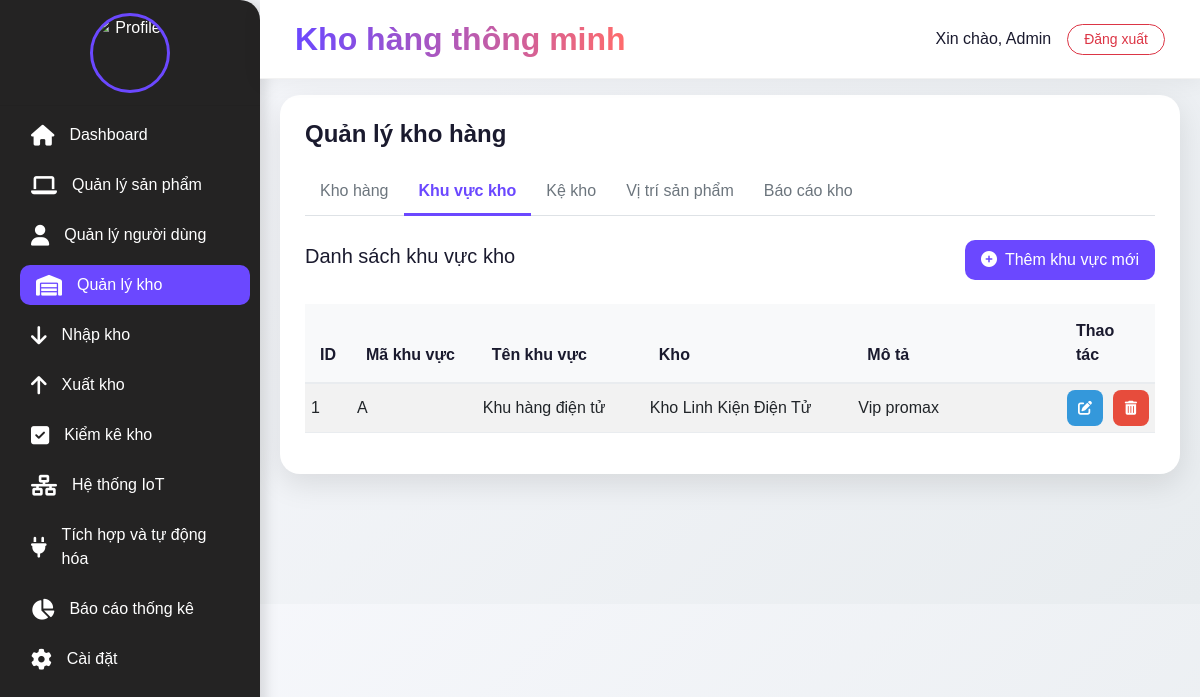
/admin.php?option=kho&tab=khu_vuc (signed in), run on the app's committed database.
### tables this page shows
CREATE TABLE `warehouse_zones` (
  `zone_id` int(11) NOT NULL,
  `warehouse_id` int(11) NOT NULL,
  `zone_code` varchar(10) NOT NULL,
  `zone_name` varchar(100) DEFAULT NULL,
  `description` text DEFAULT NULL,
  `created_at` timestamp NOT NULL DEFAULT current_timestamp()
);

CREATE TABLE `warehouses` (
  `warehouse_id` int(11) NOT NULL,
  `warehouse_name` varchar(100) NOT NULL,
  `address` text DEFAULT NULL,
  `contact_person` varchar(100) DEFAULT NULL,
  `contact_phone` varchar(20) DEFAULT NULL,
  `created_at` timestamp NOT NULL DEFAULT current_timestamp(),
  `updated_at` timestamp NOT NULL DEFAULT current_timestamp() ON UPDATE current_timestamp()
);

### views/kho.php (the view, shortened to what this page needs)
<?php
$tab = isset($_GET['tab']) ? $_GET['tab'] : 'kho';
?>
<div class="function-container">
    <h4 class="page-title">Quản lý kho hàng</h4>
    <ul class="nav nav-tabs mb-4">
        <li class="nav-item">
            <a class="nav-link <?php echo ($tab == 'kho') ? 'active' : ''; ?>" href="?option=kho&tab=kho">Kho hàng</a>
        </li>
        <li class="nav-item">
            <a class="nav-link <?php echo ($tab == 'khu_vuc') ? 'active' : ''; ?>" href="?option=kho&tab=khu_vuc">Khu vực kho</a>
        </li>
        <li class="nav-item">
            <a class="nav-link <?php echo ($tab == 'ke') ? 'active' : ''; ?>" href="?option=kho&tab=ke">Kệ kho</a>
        </li>
        <li class="nav-item">
            <a class="nav-link <?php echo ($tab == 'vi_tri') ? 'active' : ''; ?>" href="?option=kho&tab=vi_tri">Vị trí sản phẩm</a>
        </li>
        <li class="nav-item">
            <a class="nav-link <?php echo ($tab == 'bao_cao') ? 'active' : ''; ?>" href="?option=kho&tab=bao_cao">Báo cáo kho</a>
        </li>
    </ul>
    <div class="tab-content">
        <?php if ($tab == 'kho'): ?>
            <div class="tab-pane active">
                <div class="d-flex justify-content-between align-items-center mb-4">
                    <h5>Danh sách kho hàng</h5>
                    <button type="button" class="btn btn-add" data-bs-toggle="modal" data-bs-target="#addWarehouseModal">
                        <i class="fas fa-plus-circle me-2"></i>Thêm kho mới
                    </button>
                </div>
                <div class="table-responsive">
                    <table class="data-table table table-striped table-hover">
                        <thead>
                            <tr>
                                <th width="5%">ID</th>
                                <th width="20%">Tên kho</th>
                                <th width="35%">Địa chỉ</th>
                                <th width="15%">Người liên hệ</th>
                                <th width="15%">Số điện thoại</th>
                                <th width="10%">Thao tác</th>
                            </tr>
                        </thead>
                        <tbody>
                            <?php
                            $sql = "SELECT * FROM warehouses ORDER BY warehouse_id DESC";
                            $result = $conn->query($sql);
                            if ($result->num_rows > 0) {
                                while ($row = $result->fetch_assoc()) {
                                    echo "<tr>
                                            <td>{$row['warehouse_id']}</td>
                                            <td>{$row['warehouse_name']}</td>
                                            <td>{$row['address']}</td>
                                            <td>{$row['contact_person']}</td>
                                            <td>{$row['contact_phone']}</td>
                                            <td>
                                                <div class='action-buttons'>
                                                    <button class='btn btn-edit' onclick='editWarehouse({$row['warehouse_id']})'
                                                        data-id='{$row['warehouse_id']}'
                                                        data-name='{$row['warehouse_name']}'
                                                        data-address='{$row['address']}'
                                                        data-contact='{$row['contact_person']}'
                                                        data-phone='{$row['contact_phone']}'>
                                                        <i class='fas fa-edit'></i>
                                                    </button>
                                                    <button class='btn btn-delete' onclick='confirmDelete({$row['warehouse_id']}, \"warehouse\")'>
                                                        <i class='fas fa-trash-alt'></i>
                                                    </button>
                                                </div>
                                            </td>
                                          </tr>";
                                }
                            } else {
                                echo "<tr><td colspan='6' class='text-center'>Không có dữ liệu kho hàng</td></tr>";
                            }
                            ?>
                        </tbody>
                    </table>
                </div>
                <div class="modal fade" id="addWarehouseModal" tabindex="-1" aria-hidden="true">
                    <div class="modal-dialog">
                        <div class="modal-content">
                            <div class="modal-header">
                                <h5 class="modal-title">Thêm kho mới</h5>
                                <button type="button" class="btn-close" data-bs-dismiss="modal" aria-label="Close"></button>
                            </div>
                            <div class="modal-body">
                                <form method="post" id="addWarehouseForm">
                                    <div class="form-group mb-3">
                                        <label for="warehouse_name">Tên kho <span class="text-danger">*</span></label>
                                        <input type="text" class="form-control" id="warehouse_name" name="warehouse_name" required>
                                    </div>
                                    <div class="form-group mb-3">
                                        <label for="address">Địa chỉ</label>
                                        <textarea class="form-control" id="address" name="address" rows="2"></textarea>
                                    </div>
                                    <div class="form-group mb-3">
                                        <label for="contact_person">Người liên hệ</label>
                                        <input type="text" class="form-control" id="contact_person" name="contact_person">
                                    </div>
                                    <div class="form-group mb-3">
                                        <label for="contact_phone">Số điện thoại</label>
                                        <input type="text" class="form-control" id="contact_phone" name="contact_phone">
                                    </div>
                                    <div class="modal-footer">
                                        <button type="button" class="btn btn-secondary" data-bs-dismiss="modal">Hủy</button>
                                        <button type="submit" name="add_warehouse" class="btn btn-primary">Thêm mới</button>
                                    </div>
                                </form>
                            </div>
                        </div>
                    </div>
                </div>
                <div class="modal fade" id="editWarehouseModal" tabindex="-1" aria-hidden="true">
                    <div class="modal-dialog">
                        <div class="modal-content">
                            <div class="modal-header">
                                <h5 class="modal-title">Sửa thông tin kho</h5>
                                <button type="button" class="btn-close" data-bs-dismiss="modal" aria-label="Close"></button>
                            </div>
                            <div class="modal-body">
                                <form method="post" id="editWarehouseForm">
                                    <input type="hidden" id="edit_warehouse_id" name="warehouse_id">
                                    <div class="form-group mb-3">
                                        <label for="edit_warehouse_name">Tên kho <span class="text-danger">*</span></label>
                                        <input type="text" class="form-control" id="edit_warehouse_name" name="warehouse_name" required>
                                    </div>
                                    <div class="form-group mb-3">
                                        <label for="edit_address">Địa chỉ</label>
                                        <textarea class="form-control" id="edit_address" name="address" rows="2"></textarea>
                                    </div>
                                    <div class="form-group mb-3">
                                        <label for="edit_contact_person">Người liên hệ</label>
                                        <input type="text" class="form-control" id="edit_contact_person" name="contact_person">
                                    </div>
                                    <div class="form-group mb-3">
                                        <label for="edit_contact_phone">Số điện thoại</label>
                                        <input type="text" class="form-control" id="edit_contact_phone" name="contact_phone">
                                    </div>
                                    <div class="modal-footer">
                                        <button type="button" class="btn btn-secondary" data-bs-dismiss="modal">Hủy</button>
                                        <button type="submit" name="update_warehouse" class="btn btn-primary">Cập nhật</button>
                                    </div>
                                </form>
                            </div>
                        </div>
                    </div>
                </div>
            </div>
        <?php elseif ($tab == 'khu_vuc'): ?>
            <div class="tab-pane active">
                <div class="d-flex justify-content-between align-items-center mb-4">
                    <h5>Danh sách khu vực kho</h5>
                    <button type="button" class="btn btn-add" data-bs-toggle="modal" data-bs-target="#addZoneModal">
                        <i class="fas fa-plus-circle me-2"></i>Thêm khu vực mới
                    </button>
                </div>
                <div class="table-responsive">
                    <table class="data-table table table-striped table-hover">
                        <thead>
                            <tr>
                                <th width="5%">ID</th>
                                <th width="15%">Mã khu vực</th>
                                <th width="20%">Tên khu vực</th>
                                <th width="25%">Kho</th>
                                <th width="25%">Mô tả</th>
                                <th width="10%">Thao tác</th>
                            </tr>
                        </thead>
                        <tbody>
                            <?php
                            $sql = "SELECT wz.*, w.warehouse_name
                                    FROM warehouse_zones wz
                                    JOIN warehouses w ON wz.warehouse_id = w.warehouse_id
                                    ORDER BY wz.zone_id DESC";
                            $result = $conn->query($sql);
                            if ($result->num_rows > 0) {
                                while ($row = $result->fetch_assoc()) {
                                    echo "<tr>
                                            <td>{$row['zone_id']}</td>
                                            <td>{$row['zone_code']}</td>
                                            <td>{$row['zone_name']}</td>
                                            <td>{$row['warehouse_name']}</td>
                                            <td>{$row['description']}</td>
                                            <td>
                                                <div class='action-buttons'>
                                                    <button class='btn btn-edit' onclick='editZone({$row['zone_id']})'
                                                        data-id='{$row['zone_id']}'
                                                        data-code='{$row['zone_code']}'
                                                        data-name='{$row['zone_name']}'
                                                        data-description='{$row['description']}'>
                                                        <i class='fas fa-edit'></i>
                                                    </button>
                                                    <button class='btn btn-delete' onclick='confirmDelete({$row['zone_id']}, \"zone\")'>
                                                        <i class='fas fa-trash-alt'></i>
                                                    </button>
                                                </div>
                                            </td>
                                          </tr>";
                                }
                            } else {
                                echo "<tr><td colspan='6' class='text-center'>Không có dữ liệu khu vực kho</td></tr>";
                            }
                            ?>
                        </tbody>
                    </table>
                </div>
            </div>
<?php endif; ?>
</div>
</div>

### css/admin.css (style rules this page uses)
:root { --primary-color: #6b48ff; --secondary-color: #f8f9fd; --accent-color: #ff6b6b; --text-color: #1a1a2e; --sidebar-width: 260px; }
body { font-family: 'Inter', sans-serif; background: linear-gradient(135deg, var(--secondary-color), #e8ecef); color: var(--text-color); overflow-x: hidden; }

### css/chucnang.css (style rules this page uses)
.function-container { background: #fff; border-radius: 20px; box-shadow: 0 10px 30px rgba(0,0,0,0.1); padding: 25px; margin-bottom: 30px; }
.page-title { font-size: 1.5rem; font-weight: 700; margin-bottom: 20px; color: var(--text-color); }
.action-buttons { display: flex; gap: 10px; }
.btn-add { background: var(--primary-color); color: white; border: none; border-radius: 10px; padding: 8px 16px; transition: all 0.3s ease; }
.btn-edit, .btn-delete, .btn-toggle { border: none; border-radius: 8px; width: 36px; height: 36px; display: flex; align-items: center; justify-content: center; transition: all 0.3s ease; }
.btn-edit { background-color: #3498db; color: white; }
.btn-delete { background-color: #e74c3c; color: white; }
.data-table { width: 100%; border-collapse: separate; border-spacing: 0; }
.data-table th { background-color: #f8f9fa; color: var(--text-color); font-weight: 600; text-align: left; padding: 15px; border-bottom: 2px solid #e9ecef; }
.data-table td { padding: 6px; border-bottom: 1px solid #e9ecef; vertical-align: middle; }
.nav-tabs .nav-link { border: none; border-bottom: 3px solid transparent; border-radius: 0; color: #6c757d; font-weight: 500; padding: 10px 15px; transition: all 0.3s ease; }
.nav-tabs .nav-link.active { border-bottom: 3px solid var(--primary-color); color: var(--primary-color); font-weight: 600; }
.table td .btn { padding: 0.25rem 0.5rem; font-size: 0.875rem; }

### data on the page
warehouse_zones: zone_id "1", zone_code "A", zone_name "Khu hàng điện tử", warehouse.warehouse_name "Kho Linh Kiện Điện Tử", description "Vip promax"
